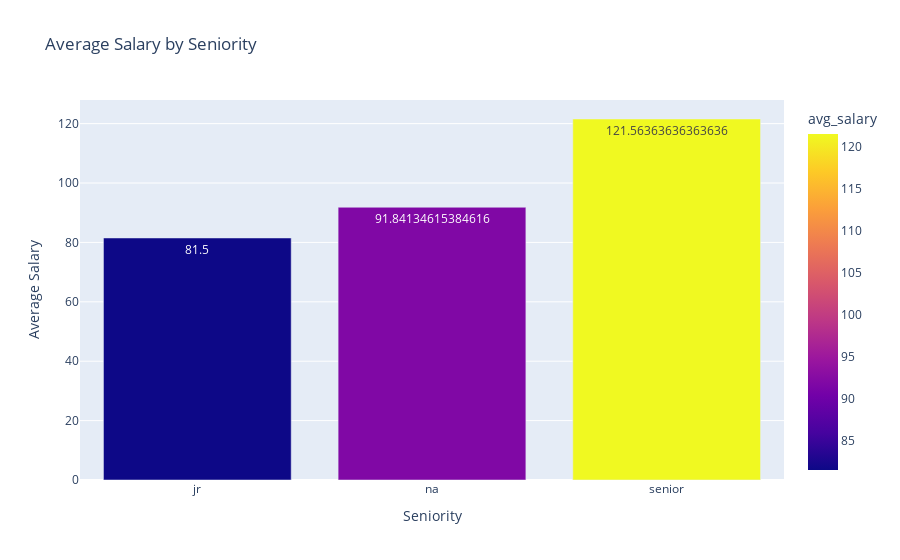

Here is the notebook cell this chart was saved with:
### Code cell
# Calculate average salary for each seniority group
average_salaries = salary_df.groupby('seniority')['avg_salary'].mean().reset_index()

# Create a bar chart
bar_chart = px.bar(
    average_salaries,
    x='seniority', 
    y='avg_salary',
    text='avg_salary',
    color='avg_salary',
    title="Average Salary by Seniority"
)

# Customize layout
bar_chart.update_layout(
    xaxis_title="Seniority",
    yaxis_title="Average Salary",
    legend_title="Average Salary"
)

bar_chart.show()

### Figure 1 — Plotly figure (JSON) as saved in the notebook; plotly's stock layout.template omitted (floating-point values rounded to 4 significant figures)
{"data": [{"alignmentgroup": "True", "hovertemplate": "seniority=%{x}<br>avg_salary=%{marker.color}<extra></extra>", "legendgroup": "", "marker": {"color": [81.5, 91.84, 121.6], "coloraxis": "coloraxis", "pattern": {"shape": ""}}, "name": "", "offsetgroup": "", "orientation": "v", "showlegend": false, "text": [81.5, 91.84, 121.6], "textposition": "auto", "type": "bar", "x": ["jr", "na", "senior"], "xaxis": "x", "y": [81.5, 91.84, 121.6], "yaxis": "y"}], "layout": {"barmode": "relative", "coloraxis": {"colorbar": {"title": {"text": "avg_salary"}}, "colorscale": [[0, "#0d0887"], [0.1111, "#46039f"], [0.2222, "#7201a8"], [0.3333, "#9c179e"], [0.4444, "#bd3786"], [0.5556, "#d8576b"], [0.6667, "#ed7953"], [0.7778, "#fb9f3a"], [0.8889, "#fdca26"], [1, "#f0f921"]]}, "legend": {"title": {"text": "Average Salary"}, "tracegroupgap": 0}, "title": {"text": "Average Salary by Seniority"}, "xaxis": {"anchor": "y", "domain": [0, 1], "title": {"text": "Seniority"}}, "yaxis": {"anchor": "x", "domain": [0, 1], "title": {"text": "Average Salary"}}}}
